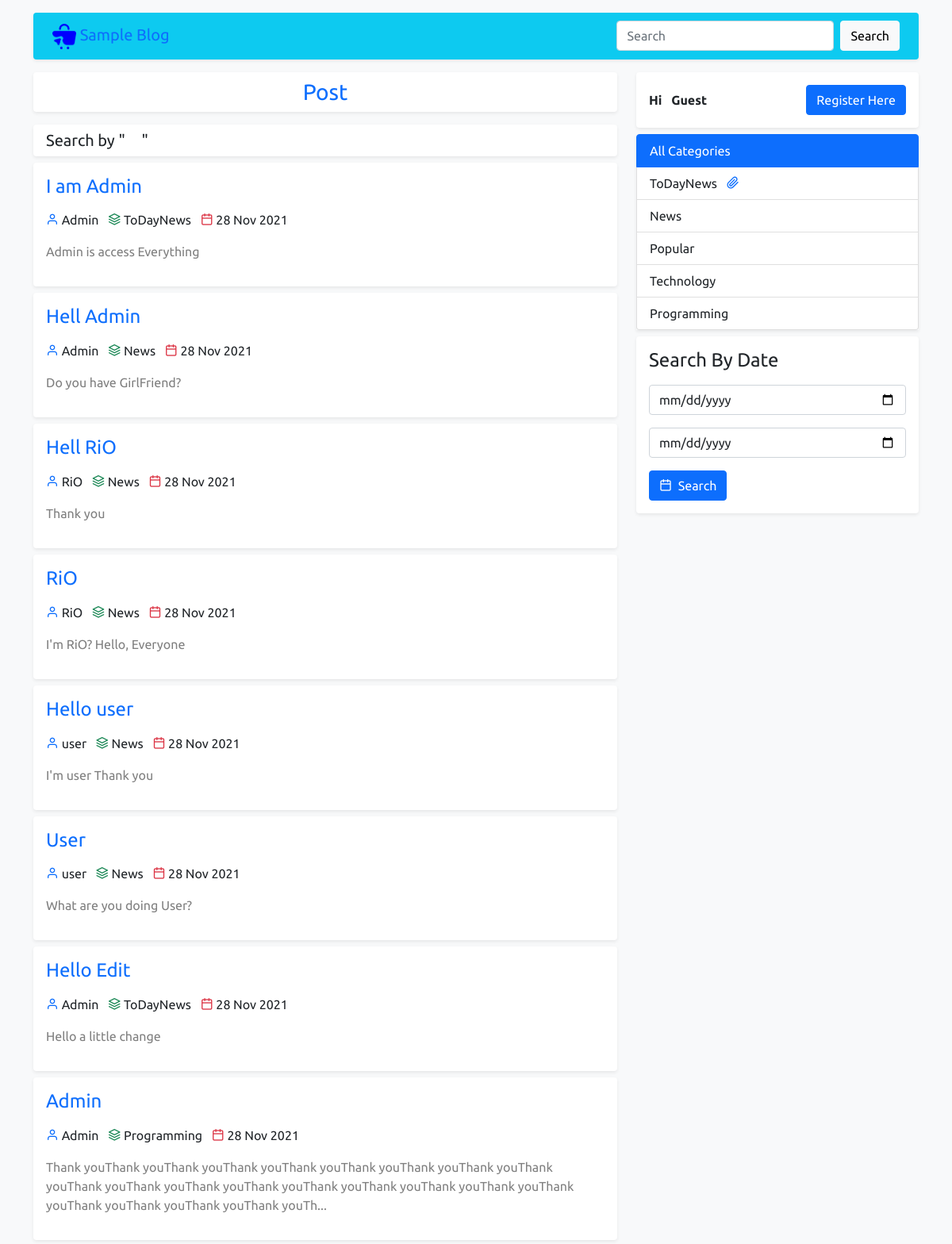
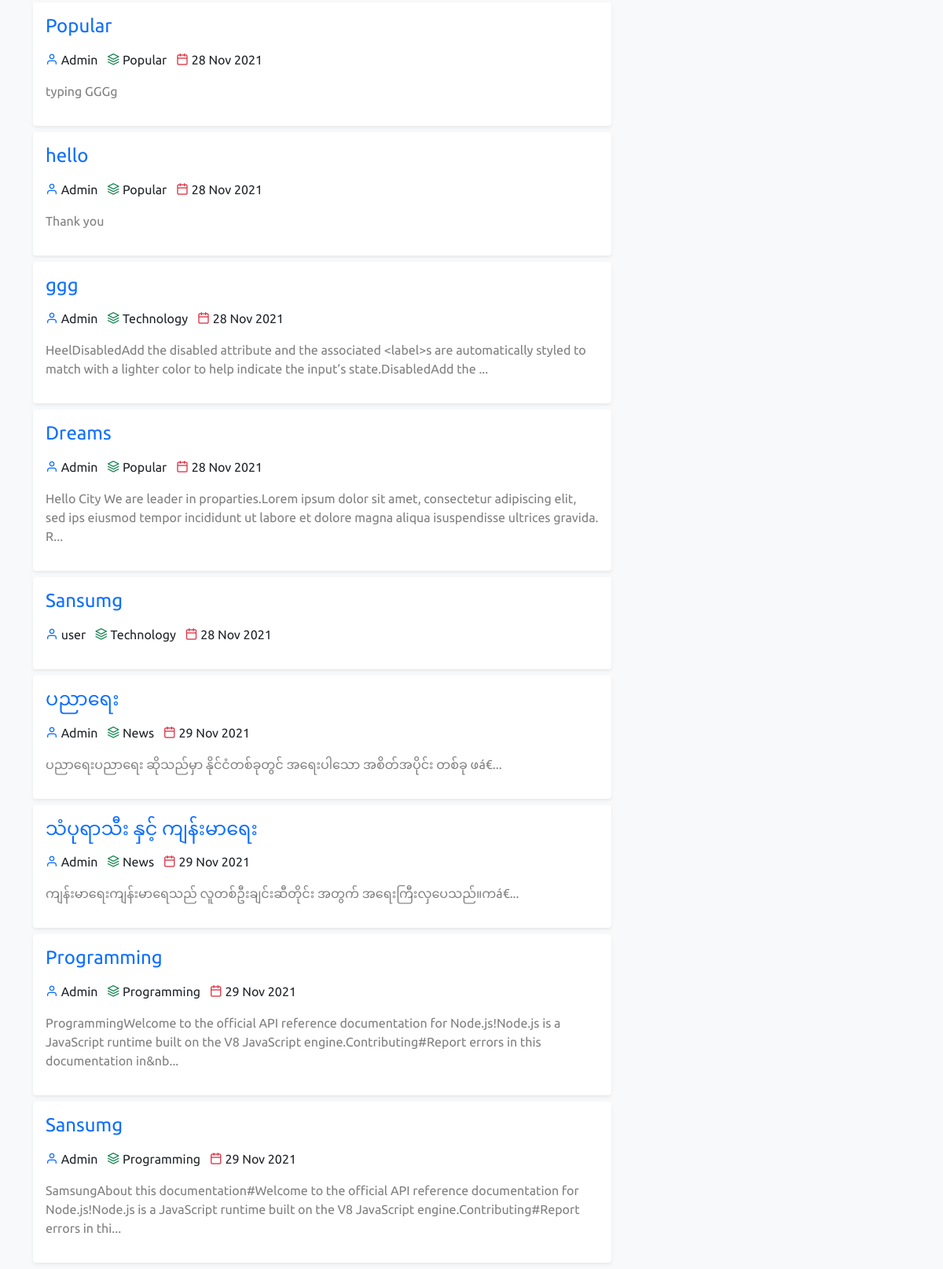
Screenshot of /search.php with the database file from the repository (2 pictures, top to bottom).
### tables this page shows
CREATE TABLE `posts` (
  `id` int(11) NOT NULL,
  `title` varchar(255) NOT NULL,
  `description` longtext NOT NULL,
  `user_id` int(11) NOT NULL,
  `category_id` int(11) NOT NULL,
  `ordering` int(11) DEFAULT NULL,
  `is_publish` enum('0','1') NOT NULL DEFAULT '0',
  `created_at` timestamp NOT NULL DEFAULT current_timestamp()
);

CREATE TABLE `users` (
  `id` int(11) NOT NULL,
  `name` varchar(50) NOT NULL,
  `email` varchar(100) NOT NULL,
  `password` varchar(255) NOT NULL,
  `role` enum('0','1','2') NOT NULL DEFAULT '2',
  `money` bigint(20) NOT NULL DEFAULT 0,
  `photo` varchar(255) NOT NULL DEFAULT 'default.png',
  `created_at` timestamp NOT NULL DEFAULT current_timestamp()
);

CREATE TABLE `categories` (
  `id` int(11) NOT NULL,
  `title` varchar(255) NOT NULL,
  `user_id` int(11) NOT NULL,
  `ordering` int(11) DEFAULT NULL,
  `created_at` timestamp NOT NULL DEFAULT current_timestamp()
);

### core/base.php (called while the page is built, shortened)
<?php
function conn(){
    return mysqli_connect("localhost", "root", "", "Blog");
}
$url = "http://$_SERVER[HTTP_HOST]/phpLearning/Sample_Blog";

### core/functions.php (called while the page is built, shortened)
<?php
function fetch($sql){
    $query = mysqli_query(conn(),$sql);
    $row = mysqli_fetch_assoc($query);
    return $row;
};
function fetchAll($sql){
    $query = mysqli_query(conn(),$sql);
    $rows = [];
    while ($row = mysqli_fetch_assoc($query)){
        array_push($rows, $row);
    }
    return $rows;
};
function dateTime($timestamp, $format = "d-m-Y"){
    return date($format, strtotime($timestamp));
}
function short($str, $length = "50"){
    $strLength = strlen($str);
    if($strLength > 50){
        return substr($str, 0, $length)."...";
    }else{
        return $str;
    };
}
function user($id){
    $sql = "SELECT * FROM users WHERE id = $id";
    return fetch($sql);
}
function category($id){
    $sql = "SELECT * FROM categories WHERE id = $id";
    return fetch($sql);
}
function fCategories(){
    $sql = "SELECT * FROM categories ORDER BY ordering DESC";
    return fetchAll($sql);
}
function fSearch($searchKey){
    $sql = "SELECT * FROM `posts` WHERE title LIKE '%$searchKey%' OR description LIKE '%$searchKey%'";
    return fetchAll($sql);
}

### search.php (the view, shortened to what this page needs)
<?php require_once "front_panel/head.php"; ?>
<?php require_once "front_panel/side_head.php"; ?>
<div class="container">
    <div class="row">
        <div class="col-12 col-xl-8">
            <div class="">
                <a href="<?php echo $url;?>/index.php" class="text-decoration-none">
                    <h3 class="post rounded shadow-sm mb-3 bg-white text-center p-2">Post</h3>
                </a>
                <h5 class="p-2 bg-white rounded mb-2 shadow-sm">
                    <span class="ms-2"> Search by "  "</span>
                </h5>
                <?php
                    $result = fSearch($_POST['searchKey']);
                ?>
                <?php foreach ($result as $p){ ?>
                    <div class="card border-0 shadow-sm mb-2 post">
                        <div class="card-body">
                            <a href="detail.php?id=<?php echo $p['id']; ?>" class="text-decoration-none ">
                                <h4 class="">
                                    <?php echo $p['title'] ; ?>
                                </h4>
                            </a>
                            <div class="my-3">
                                <span class="me-2">
                                    <i class="feather-user text-primary"></i>
                                    <?php echo user($p['user_id'])['name'] ; ?>
                                </span>
                                <span class="me-2">
                                    <i class="feather-layers text-success"></i>
                                    <?php echo category($p['category_id'])['title'] ; ?>
                               </span>
                                <span class="me-2">
                                    <i class="feather-calendar  text-danger"></i>
                                    <?php echo dateTime($p['created_at'], "j M Y"); ?>
                               </span>
                            </div>
                            <p class="text-black-50">
                                <?php echo short( strip_tags(html_entity_decode($p['description'])), "200"); ?>
                            </p>
                        </div>
                    </div>
                <?php }?>
            </div>
        </div>
        <?php require_once 'front_panel/side_right_category.php';?>
    </div>
</div>
<?php require_once "front_panel/footer.php"; ?>

### front_panel/side_right_category.php (shortened to what this page needs)
<div class="col-12 col-xl-4 pb-5 side_right">
    <div class="categories_panel">
        <div class="mb-2">
            <div class="card border-0 shadow-sm post">
                <div class="card-body">
                    <?php if(isset($_SESSION['user']['id'])){ ?>
                        <div class="d-flex justify-content-between align-items-center">
                            <b class=""><span class="me-2 fw-bold">Hi</span> <?php echo $_SESSION['user']['name']; ?></b>
                            <a href="<?php echo $url; ?>/dashboard.php" class="btn btn-primary d-inline-block ">
                               Go Dashboard
                            </a>
                        </div>
                    <?php }else{ ?>
                        <div class="d-flex justify-content-between align-items-center">
                            <b class=""><span class="me-2 fw-bold">Hi</span>  Guest</b>
                            <a href="<?php echo $url; ?>/register.php" class="btn btn-primary d-inline-block">
                                Register Here
                            </a>
                        </div>
                    <?php } ?>
                </div>
            </div>
        </div>
        <div class="shadow-sm mb-2 post">
            <div class="">
                <div class="list-group">
                    <a href="<?php echo $url; ?>/index.php" class="list-group-item list-group-item-action <?php echo isset($_GET['category_id']) ? '' : 'active'; ?>">
                        All Categories
                    </a>
                    <?php foreach (fCategories() as $c){ ?>
                        <a href="categories_posts.php?category_id=<?php echo $c['id'] ?>" class="list-group-item list-group-item-action
                        <?php echo isset($_GET['category_id'])? ( $_GET['category_id'] == $c['id'] ? 'active':'' ):""; ?>
                        ">
                            <?php echo $c['title'];
                                if($c['ordering']==1){
                            ?>
                                <i class="feather-paperclip text-primary ms-2"></i>
                            <?php } ?>
                        </a>
                    <?php }?>
                </div>
            </div>
        </div>
        <div class="mb-3">
            <div class="card border-0 shadow-sm post">
                <div class="card-body">
                    <h4 class="mb-3">Search By Date</h4>
                    <form action="search_by_date.php" method="post">
                        <input type="date" class="form-control mb-3" name="start" required>
                        <input type="date" class="form-control mb-3" name="end" required>
                        <button class="btn btn-primary" name="searchBtn">
                            <i class="feather-calendar me-1"></i> Search
                        </button>
                    </form>
                </div>
            </div>
        </div>
    </div>
</div>

### assets/css/style.css (style rules this page uses)
* { font-family: 'Ubuntu', sans-serif; }
:root { --bg-soft: #f3f3f3; --light: #ffffff; }
html { scroll-behavior: smooth; }
.categories_panel { position: sticky; top: 15px; }
.post { transition: 0.5s; }

### rows the page displays
posts: title "I am Admin", user.name "Admin", category.title "ToDayNews", created_at "28 Nov 2021", description "Admin is access Everything"
posts: title "Hell Admin", user.name "Admin", category.title "News", created_at "28 Nov 2021", description "Do you have GirlFriend?"
posts: title "Hell RiO", user.name "RiO", category.title "News", created_at "28 Nov 2021", description "Thank you"
posts: title "RiO", user.name "RiO", category.title "News", created_at "28 Nov 2021", description "I'm RiO? Hello, Everyone"
posts: title "Hello user", user.name "user", category.title "News", created_at "28 Nov 2021", description "I'm user Thank you"
posts: title "User", user.name "user", category.title "News", created_at "28 Nov 2021", description "What are you doing User?"
posts: title "Hello Edit", user.name "Admin", category.title "ToDayNews", created_at "28 Nov 2021", description "Hello a little change"
posts: title "Admin", user.name "Admin", category.title "Programming", created_at "28 Nov 2021", description "Thank youThank youThank youThank youThank youThank youThank youThank youThank youThank youThank youThank youThank youThank youThank youThank youThank youThank youThank youThank youThank youThank youTh..."
posts: title "Popular", user.name "Admin", category.title "Popular", created_at "28 Nov 2021", description "typing GGGg"
posts: title "hello", user.name "Admin", category.title "Popular", created_at "28 Nov 2021", description "Thank you"
posts: title "ggg", user.name "Admin", category.title "Technology", created_at "28 Nov 2021", description "HeelDisabledAdd the disabled attribute and the associated <label>s are automatically styled to match with a lighter color to help indicate the input’s state.DisabledAdd the ..."
posts: title "Dreams", user.name "Admin", category.title "Popular", created_at "28 Nov 2021", description "Hello City We are leader in proparties.Lorem ipsum dolor sit amet, consectetur adipiscing elit, sed ips eiusmod tempor incididunt ut labore et dolore magna aliqua isuspendisse ultrices gravida. R..."
posts: title "Sansumg", user.name "user", category.title "Technology", created_at "28 Nov 2021"
posts: title "ပညာရေး", user.name "Admin", category.title "News", created_at "29 Nov 2021", description "ပညာရေးပညာရေး ဆိုသည်မှာ နိုင်ငံတစ်ခုတွင် အရေးပါသော အစိတ်အပိုင်း တစ်ခု ဖá€..."
posts: title "သံပုရာသီး နှင့် ကျန်းမာရေး", user.name "Admin", category.title "News", created_at "29 Nov 2021", description "ကျန်းမာရေးကျန်းမာရေသည် လူတစ်ဦးချင်းဆီတိုင်း အတွက် အရေးကြီးလှပေသည်။ကá€..."
posts: title "Programming", user.name "Admin", category.title "Programming", created_at "29 Nov 2021", description "ProgrammingWelcome to the official API reference documentation for Node.js!Node.js is a JavaScript runtime built on the V8 JavaScript engine.Contributing#Report errors in this documentation in&nb..."
posts: title "Sansumg", user.name "Admin", category.title "Programming", created_at "29 Nov 2021", description "SamsungAbout this documentation#Welcome to the official API reference documentation for Node.js!Node.js is a JavaScript runtime built on the V8 JavaScript engine.Contributing#Report errors in thi..."
categories: title "ToDayNews", ordering 1 (drawn)
categories: title "News"
categories: title "Popular"
categories: title "Technology"
categories: title "Programming"
